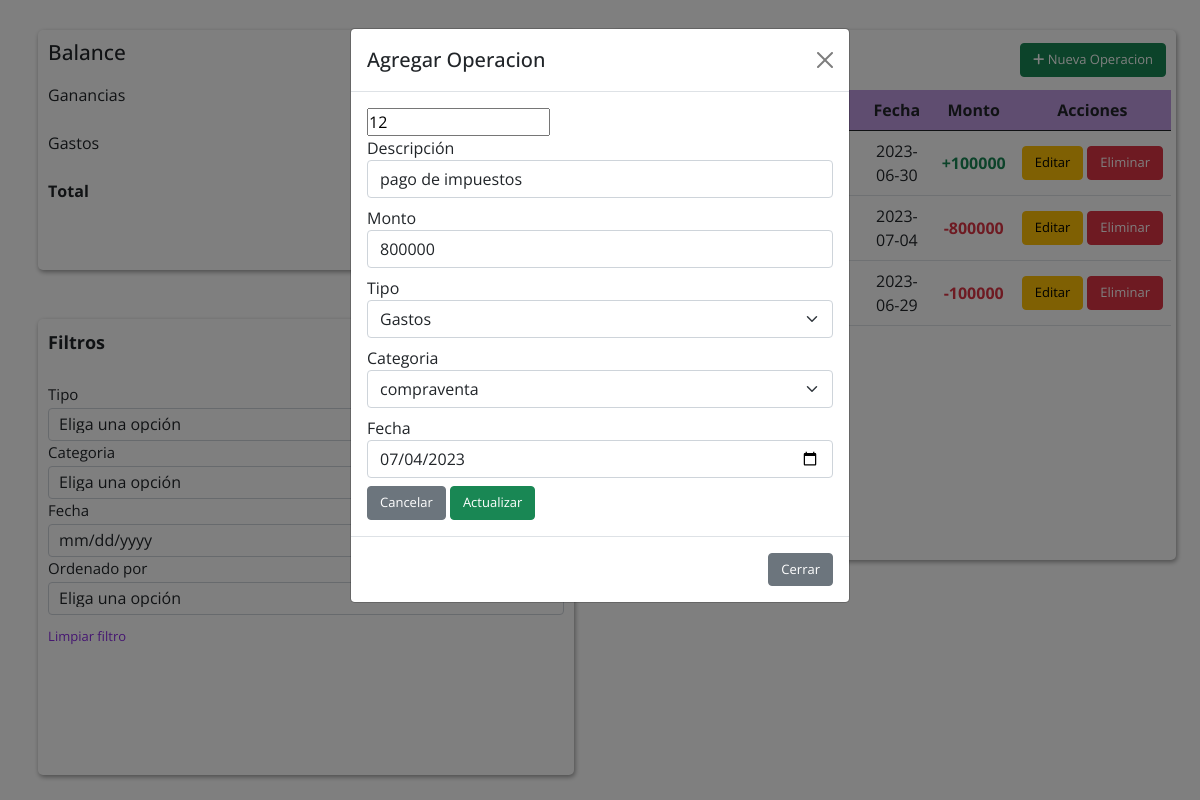
Screenshot of /index.php?id=12 with the database file from the repository.
### tables this page shows
CREATE TABLE `tlb_operacion` (
  `id_operacion` int(11) NOT NULL,
  `descripcion` varchar(100) NOT NULL,
  `monto` float NOT NULL,
  `id_gasto` int(11) NOT NULL,
  `id_categoria` int(11) NOT NULL,
  `fecha` date NOT NULL
);

CREATE TABLE `tlb_gasto` (
  `id_gasto` int(11) NOT NULL,
  `nombre_gasto` varchar(100) NOT NULL,
  `estado` enum('ACTIVO','INACTIVO') DEFAULT 'ACTIVO'
);

CREATE TABLE `tlb_categoria` (
  `id_categoria` int(11) NOT NULL,
  `nombre_categoria` varchar(100) NOT NULL,
  `estado` enum('ACTIVO','INACTIVO') DEFAULT 'ACTIVO'
);

### index.php (the view, shortened to what this page needs)
<?php
include "./db.php"
?>
<!DOCTYPE html>
<html lang="en">
<head>
    <link rel="stylesheet" href="./index.css">
    <link href="https://cdn.jsdelivr.net/npm/bootstrap@5.0.2/dist/css/bootstrap.min.css" rel="stylesheet">
    <link rel="stylesheet" href="./bootstrap/css/bootstrap.css">
    <link rel="stylesheet" href="https://cdnjs.cloudflare.com/ajax/libs/font-awesome/6.4.0/css/all.min.css" />
    <link rel="stylesheet" href="https://cdn.jsdelivr.net/npm/sweetalert2@10.15.5/dist/sweetalert2.min.css">
</head>
<body>
    <?php
    $query = "SELECT tlb_operacion.*,tlb_gasto.*,tlb_categoria.* FROM tlb_operacion INNER JOIN tlb_gasto on tlb_operacion.id_gasto = tlb_gasto.id_gasto INNER JOIN tlb_categoria on tlb_operacion.id_categoria=tlb_categoria.id_categoria ORDER BY tlb_operacion.id_operacion ASC";
    $query_rs = mysqli_query($conn, $query);
    $ganancias = 0;
    $gastos = 0;
    $mes_actual = date('n');
    if ($query_rs->num_rows > 0) {
        foreach ($query_rs as $filas) {
            $fecha = $filas['fecha'];
            $mes = date('n', strtotime($fecha));
            if ($filas['id_gasto'] == 1 && $mes == $mes_actual) {
                $gastos = $gastos + $filas['monto'];
            } else if ($filas['id_gasto'] == 2 && $mes == $mes_actual) {
                $ganancias = $ganancias + $filas['monto'];
            }
        }
    }
    ?>
    <div class="container-fluid cotenedor">
        <div class="container contenedor_balances">
            <div class="balance">
                <div class="header-balance">
                    <h4>Balance</h4>
                </div>
                <div class="contenedor-info">
                    <div class="informacion">
                        <p>Ganancias</p>
                        <p class="text-success">$ +<?= $ganancias ?></p>
                    </div>
                    <div class="informacion">
                        <p>Gastos</p>
                        <p class="text-danger">$ -<?= $gastos ?></p>
                    </div>
                    <div class="informacion">
                        <p style="font-weight: bolder;">Total</p>
                        <?php
                        $total = $ganancias - $gastos;
                        if ($total > 0) {
                        ?>
                            <p class="text-success" style="font-weight: bolder;">$ +<?= $total ?></p>
                        <?php
                        } else {
                        ?>
                            <p class="text-danger">$ <?= $total ?></p>
                        <?php
                        }
                        ?>
                    </div>
                </div>
            </div>
            <div class="filtro">
                <div class="cabezera-filtro">
                    <p>Filtros</p>
                    <button type="button" onclick="ocultarFiltro()" style="font-size: 13px;">Ocultar filtros</button>
                </div>
                <div class="form">
                    <form action="./validacion.php" method="post" id="myForm">
                        <div class="form-group mb-2 select">
                            <label for="" class="label-form">Tipo</label>
                            <select class="form-select form-select" aria-label=".form-select-sm example" name="gasto" id="gasto">
                                <option selected>Eliga una opción</option>
                            </select>
                        </div>
                        <div class="form-group mb-2 select">
                            <label for="" class="label-form">Categoria</label>
                            <select class="form-select form-select" aria-label=".form-select-sm example" name="categoria_f" id="categoria">
                                <option selected>Eliga una opción</option>
                            </select>
                        </div>
                        <div class="form-group mb-2">
                            <label for="" class="label-form">Fecha</label>
                            <input type="date" class="form-control" id="fecha" name="fecha">
                        </div>
                        <div class="form-group mb-2 select">
                            <label for="" class="label-form">Ordenado por</label>
                            <select class="form-select form-select" aria-label=".form-select-sm example" name="gasto" id="gasto">
                                <option selected>Eliga una opción</option>
                            </select>
                        </div>
                        <button type="reset" style="font-size: 13px;">Limpiar filtro</button>
                    </form>
                </div>
            </div>
        </div>
        <div class="container contenedor_tabla">
            <div class="tables" style="margin-top: 30px;">
                <div class="operaciones">
                    <p>Operaciones</p>
                    <button type="button" class="btn btn-success" data-bs-toggle="modal" data-bs-target="#exampleModal"><i class="fa-solid fa-plus"></i> Nueva Operacion</button>
                </div>
                <div class="tabla">
                    <div class="div-scroll">
                        <table class="table t">
                            <thead class="thead">
                                <tr>
                                    <th scope="col" class="align-middle text-center">Descripción</th>
                                    <th scope="col" class="align-middle text-center">Categoria</th>
                                    <th scope="col" class="align-middle text-center">Fecha</th>
                                    <th scope="col" class="align-middle text-center">Monto</th>
                                    <th class="align-middle text-center">Acciones</th>
                                </tr>
                            </thead>
                            <tbody>
                                <?php
                                $query = "SELECT tlb_operacion.*,tlb_gasto.*,tlb_categoria.* FROM tlb_operacion INNER JOIN tlb_gasto on tlb_operacion.id_gasto = tlb_gasto.id_gasto INNER JOIN tlb_categoria on tlb_operacion.id_categoria=tlb_categoria.id_categoria ORDER BY tlb_operacion.id_operacion ASC";
                                $query_rs = mysqli_query($conn, $query);
                                if ($query_rs->num_rows > 0) {
                                    foreach ($query_rs as $filas) {
                                ?>
                                        <tr>
                                            <td class="align-middle text-center"><?= $filas['descripcion'] ?></td>
                                            <td class="align-middle text-center"><?= $filas['nombre_categoria'] ?></td>
                                            <td class="align-middle text-center"><?= $filas['fecha'] ?></td>
                                            <th class="align-middle text-center <?= $filas['id_gasto'] == 1 ? "text-danger"  : "text-success" ?>">
                                                <?= $filas['id_gasto'] == 1 ? "-"  : "+" ?><?= $filas['monto'] ?></th>
                                            <td class="align-middle text-center">
                                                <div class="d-flex justify-content-center gap-1">
                                                    <a href="<?= $_SERVER['PHP_SELF'] ?>?id=<?= $filas['id_operacion'] ?>" class="btn btn-warning" style="font-size: 13px;" data-toggle="modal" data-target="#editarModal">Editar</a>
                                                    <form action="./validacion.php" method="post" id="eliminar-form-<?= $filas['id_operacion'] ?>">
                                                        <button type="button" class="btn btn-danger" style="font-size: 13px;" onclick="confirmarEliminar(<?= $filas['id_operacion'] ?>)">Eliminar</button>
                                                    </form>
                                                </div>
                                            </td>
                                        </tr>
                                <?php
                                    }
                                }
                                ?>
                            </tbody>
                        </table>
                    </div>
                </div>
            </div>
        </div>
    </div>
    <?php
    $id = $_GET['id'];
    ?>
    <div class="modal fade" id="editarModal" tabindex="-1" role="dialog" aria-labelledby="editarModalLabel" aria-hidden="true">
        <div class="modal-dialog">
            <div class="modal-content">
                <div class="modal-header">
                    <h5 class="modal-title" id="exampleModalLabel">Agregar Operacion</h5>
                    <button type="button" class="btn-close" data-bs-dismiss="modal" aria-label="Close"></button>
                </div>
                <div class="modal-body">
                    <?php
                    $query = "SELECT * FROM tlb_operacion WHERE id_operacion = '$id'";
                    $query_rs = mysqli_query($conn, $query);
                    if ($query_rs->num_rows > 0) {
                        $filas = mysqli_fetch_array($query_rs);
                    ?>
                        <form action="./validacion.php" method="post">
                            <input type="text" name="id" id="" value="<?= $filas['id_operacion'] ?>">
                            <div class="form-group mb-2 input">
                                <label for="" class="label-form">Descripción</label>
                                <input type="text" class="form-control" name="descripcion" value="<?= $filas['descripcion'] ?>">
                            </div>
                            <div class="form-group mb-2 input">
                                <label for="" class="label-form">Monto</label>
                                <input type="number" class="form-control" name="monto" value="<?= $filas['monto'] ?>">
                            </div>
                            <div class="form-group mb-2 select">
                                <label for="" class="label-form">Tipo</label>
                                <select class="form-select form-select" aria-label=".form-select-sm example" name="gasto">
                                    <?php
                                    $query_c = "SELECT * FROM tlb_gasto WHERE estado=1";
                                    $query_c_rs = mysqli_query($conn, $query_c);
                                    if ($query_c_rs->num_rows > 0) {
                                        foreach ($query_c_rs as $fila) {
                                    ?>
                                            <option <?= $filas['id_gasto'] == $fila['id_gasto'] ? "selected" : '' ?> value="<?= $fila['id_gasto'] ?>"><?= $fila['nombre_gasto'] ?></option>
                                    <?php
                                        }
                                    }
                                    ?>
                                </select>
                            </div>
                            <div class="form-group mb-2 select">
                                <label for="" class="label-form">Categoria</label>
                                <select class="form-select form-select" aria-label=".form-select-sm example" name="categoria">
                                    <?php
                                    $query_c = "SELECT * FROM tlb_categoria WHERE estado=1";
                                    $query_c_rs = mysqli_query($conn, $query_c);
                                    if ($query_c_rs->num_rows > 0) {
                                        foreach ($query_c_rs as $fila) {
                                    ?>
                                            <option <?= $filas['id_categoria'] == $fila['id_categoria'] ? "selected" : '' ?> value="<?= $fila['id_categoria'] ?>"><?= $fila['nombre_categoria'] ?></option>
                                    <?php
                                        }
                                    }
                                    ?>
                                </select>
                            </div>
                            <div class="form-group mb-2 input">
                                <label for="" class="label-form">Fecha</label>
                                <input type="date" class="form-control" name="fecha" value="<?= $filas['fecha'] ?>">
                            </div>
                            <div>
                                <button type="reset" class="btn btn-secondary" style="font-size: 13px;">Cancelar</button>
                                <button type="submit" class="btn btn-success agregar" style=" font-size: 13px;" name="btn_actualizar">Actualizar</button>
                            </div>
                        </form>
                    <?php
                    }
                    ?>
                </div>
                <div class="modal-footer">
                    <button type="button" class="btn btn-secondary" data-bs-dismiss="modal" style="font-size: 13px;">Cerrar</button>
                </div>
            </div>
        </div>
    </div>
</body>
</html>

### index.css (style rules this page uses)
:root { --color-fondo: #fff; }
* { margin: 0; padding: 0; box-sizing: border-box; }
body { width: 100%; height: 100vh; overflow: hidden; font-family: 'Open Sans', sans-serif !important; background: var(--color-fondo); }
.cotenedor { background: var(--color-fondo); width: 100%; height: 100%; display: flex; justify-content: space-between; }
.contenedor_balances { display: flex; flex-direction: column; justify-content: space-between; align-items: center; gap: 5px; }
.contenedor_tabla { display: flex; justify-content: center; align-items: start; }
.balance { background: white; width: 95%; box-shadow: 1px 2px 5px rgba(0, 0, 0, 0.4); border-radius: 5px; height: 30%; margin-top: 30px; }
.contenedor-info { height: 60%; }
.header-balance { display: flex; justify-content: space-between; margin: 10px 10px 10px 10px; }
.balance h4 { font-size: 130%; }
.informacion { display: flex; justify-content: space-between; padding: 0px 10px; height: 33.333%; }
.filtro { background: white; width: 95%; box-shadow: 1px 2px 5px rgba(0, 0, 0, 0.4); border-radius: 5px; height: 57%; margin-bottom: 25px; }
.cabezera-filtro { display: flex; justify-content: space-between; margin: 10px 14px 10px 10px; }
.cabezera-filtro p { font-size: 18px; font-weight: bolder; }
.cabezera-filtro button { color: blueviolet; outline: none; border: none; background: transparent; }
.form { margin: 0px 10px 10px 10px; height: 80%; overflow: hidden; }
.form form .form-group { height: 50px; }
.form form .form-group label { height: 50%; font-size: 15px; }
.form form .form-group input { height: 65%; padding: 10px; vertical-align: middle; line-height: normal; padding-top: calc((var(--select-height) - 1.5em) / 2); padding-bottom: calc((var(--select-height) - 1.5em) / 2); }
.form form .form-group select { height: 65%; padding: 10px; }
.form form .form-group select { vertical-align: middle; line-height: normal; padding-top: calc((var(--select-height) - 1.5em) / 2); padding-bottom: calc((var(--select-height) - 1.5em) / 2); }
.form form button { color: blueviolet; outline: none; border: none; background: transparent; margin-top: 13px; }
.tables { background: white; width: 100%; box-shadow: 1px 2px 5px rgba(0, 0, 0, 0.4); border-radius: 5px; height: 530px; position: relative; overflow: auto; }
.tables thead { position: sticky; top: 0; background-color: rgb(191, 154, 225); border-bottom: 1px solid #000000; }
.operaciones { display: flex; justify-content: space-between; padding: 0px 10px; align-items: center; height: 60px; }
.operaciones p { font-size: 18px; }
.operaciones button { font-size: 13px; }
.tabla { padding: 0px 5px; }
.t { border: none; }

### rows the page displays
tlb_operacion: fecha "2023-06-30", monto "100000"
tlb_operacion: fecha "2023-07-04", monto "800000", id "12", descripcion "pago de impuestos", gasto "Gastos", categoria "compraventa", fecha "07/04/2023"
tlb_operacion: fecha "2023-06-29", monto "100000"
